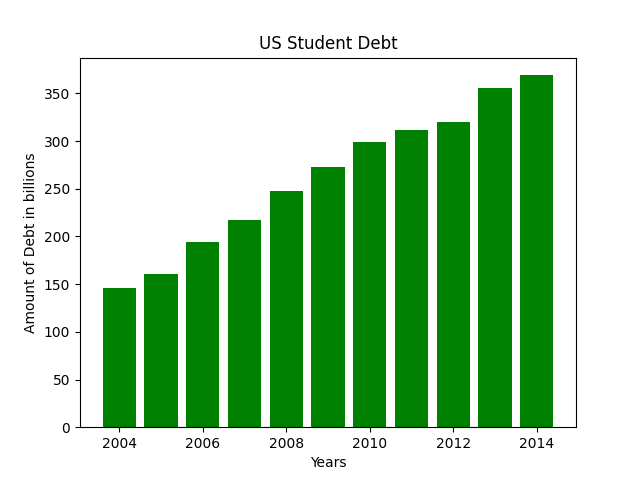

The Python source for this figure:
# Import the necessary modules
import matplotlib.pyplot as plt
import pandas as pd

# Initialize the lists for X and Y
data = pd.read_csv('balance_by_age.csv')

df = pd.DataFrame(data)

X = list(df.iloc[:, 0])
Y = list(df.iloc[:, 1])

# Plot the data using bar() method
plt.bar(X, Y, color='g')
plt.title("US Student Debt")
plt.xlabel("Years")
plt.ylabel("Amount of Debt in billions")

# save the plot
plt.savefig("LineChart.png")
